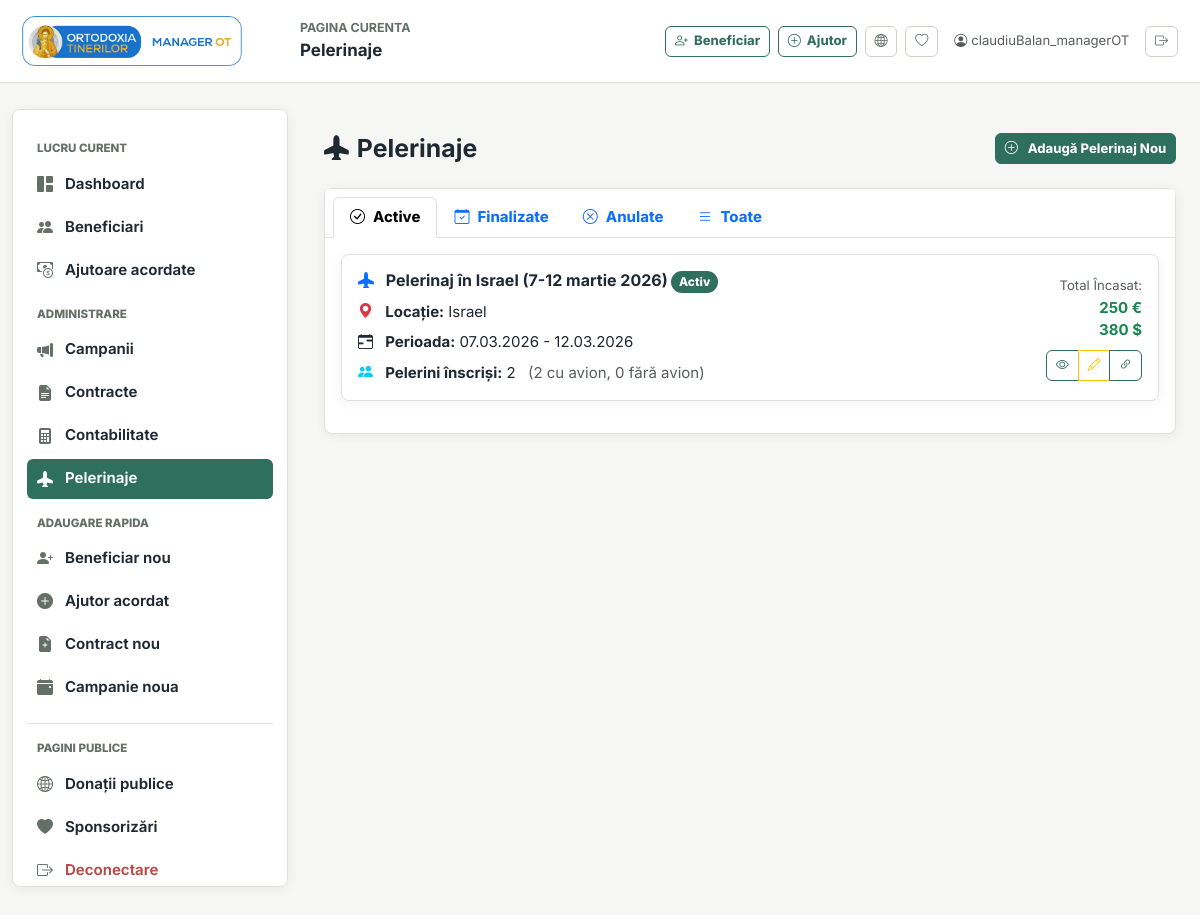
The page /pelerinaje/pelerinaje.php (signed in) on the database its author committed.
### tables this page shows
CREATE TABLE `pelerinaje` (
  `id` int(11) NOT NULL AUTO_INCREMENT,
  `denumire` varchar(255) NOT NULL,
  `locatie` varchar(255) NOT NULL,
  `zi_start` date NOT NULL,
  `zi_sfarsit` date NOT NULL,
  `descriere` text DEFAULT NULL,
  `link_ot` varchar(500) DEFAULT NULL,
  `cost_euro` decimal(10,2) DEFAULT 0.00,
  `cost_dolari` decimal(10,2) DEFAULT 0.00,
  `status` enum('activ','finalizat','anulat') NOT NULL DEFAULT 'activ',
  `data_adaugare` timestamp NOT NULL DEFAULT current_timestamp(),
  PRIMARY KEY (`id`)
);

### pelerinaje/pelerinaj_card.php (the view, shortened to what this page needs)
<?php
$status_badge = '';
switch($row['status']) {
    case 'activ':
        $status_badge = '<span class="badge bg-success">Activ</span>';
        break;
}
$zi_start_formatted = date('d.m.Y', strtotime($row['zi_start']));
$zi_sfarsit_formatted = date('d.m.Y', strtotime($row['zi_sfarsit']));
?>
<div class="card mb-3 shadow-sm">
    <div class="card-body">
        <div class="row align-items-center">
            <div class="col-md-8">
                <h5 class="card-title">
                    <i class="bi bi-airplane-fill text-primary me-2"></i>
                    <?php echo htmlspecialchars($row['denumire']); ?>
                    <?php echo $status_badge; ?>
                </h5>
                <p class="card-text mb-2">
                    <i class="bi bi-geo-alt-fill text-danger me-2"></i>
                    <strong>Locație:</strong> <?php echo htmlspecialchars($row['locatie']); ?>
                </p>
                <p class="card-text mb-2">
                    <i class="bi bi-calendar-range me-2"></i>
                    <strong>Perioada:</strong> <?php echo $zi_start_formatted; ?> - <?php echo $zi_sfarsit_formatted; ?>
                </p>
                <p class="card-text mb-0">
                    <i class="bi bi-people-fill text-info me-2"></i>
                    <strong>Pelerini înscriși:</strong> <?php echo $row['numar_pelerini']; ?>
                    <span class="text-muted ms-2">
                        (<?php echo $row['cu_avion']; ?> cu avion, <?php echo $row['fara_avion']; ?> fără avion)
                    </span>
                </p>
            </div>
            <div class="col-md-4 text-end">
                <div class="mb-2">
                    <small class="text-muted">Total Încasat:</small><br>
                    <strong class="text-success"><?php echo number_format($row['total_euro'], 0, ',', '.'); ?> €</strong><br>
                    <strong class="text-success"><?php echo number_format($row['total_dolari'], 0, ',', '.'); ?> $</strong>
                </div>
                <div class="btn-group" role="group">
                    <a href="pelerinaj.php?id=<?php echo $row['id']; ?>" class="btn btn-sm btn-outline-primary" title="Vizualizează">
                        <i class="bi bi-eye"></i>
                    </a>
                    <a href="edit_pelerinaj.php?id=<?php echo $row['id']; ?>" class="btn btn-sm btn-outline-warning" title="Editează">
                        <i class="bi bi-pencil"></i>
                    </a>
                    <?php if($row['status'] == 'activ'): ?>
                    <a href="../formular_pelerin.php?pelerinaj=<?php echo $row['id']; ?>" class="btn btn-sm btn-outline-success" title="Link Formular" target="_blank">
                        <i class="bi bi-link-45deg"></i>
                    </a>
                    <?php endif; ?>
                </div>
            </div>
        </div>
    </div>
</div>

### pelerinaje/pelerinaje.php (shortened to what this page needs)
<?php
include "../includes/header.php";
$query = "SELECT p.*,
          COUNT(pel.id) as numar_pelerini,
          SUM(CASE WHEN pel.cu_sau_fara_avion = 'cu avion' THEN 1 ELSE 0 END) as cu_avion,
          SUM(CASE WHEN pel.cu_sau_fara_avion = 'fara avion' THEN 1 ELSE 0 END) as fara_avion,
          SUM(pel.plata_euro) as total_euro,
          SUM(pel.plata_dolari) as total_dolari
          FROM pelerinaje p
          LEFT JOIN pelerini pel ON p.id = pel.pelerinaj_id
          GROUP BY p.id
          ORDER BY p.zi_start DESC";
$result = mysqli_query($conn, $query);
?>
<div class="container">
    <div class="row">
        <div class="col-md-3 d-none d-md-block">
            <?php include "../includes/sidebar.php";?>
        </div>
        <div class="col-12 col-md-9">
<div class="container mt-4 mb-5">
    <div class="d-flex justify-content-between align-items-center mb-4">
        <h2 class="mb-0">
            <i class="bi bi-airplane-fill me-2"></i>Pelerinaje
        </h2>
        <a href="add_pelerinaj.php" class="btn btn-primary btn-sm">
            <i class="bi bi-plus-circle me-1"></i>Adaugă Pelerinaj Nou
        </a>
    </div>
    <div class="row mb-4">
        <div class="col-12">
            <div class="card shadow-sm">
                <div class="card-header bg-white">
                    <ul class="nav nav-tabs card-header-tabs" id="pelerinajeTabs" role="tablist">
                        <li class="nav-item" role="presentation">
                            <button class="nav-link active" id="active-tab" data-bs-toggle="tab" data-bs-target="#active" type="button" role="tab">
                                <i class="bi bi-check-circle me-2"></i>Active
                            </button>
                        </li>
                        <li class="nav-item" role="presentation">
                            <button class="nav-link" id="finalizate-tab" data-bs-toggle="tab" data-bs-target="#finalizate" type="button" role="tab">
                                <i class="bi bi-calendar-check me-2"></i>Finalizate
                            </button>
                        </li>
                        <li class="nav-item" role="presentation">
                            <button class="nav-link" id="anulate-tab" data-bs-toggle="tab" data-bs-target="#anulate" type="button" role="tab">
                                <i class="bi bi-x-circle me-2"></i>Anulate
                            </button>
                        </li>
                        <li class="nav-item" role="presentation">
                            <button class="nav-link" id="toate-tab" data-bs-toggle="tab" data-bs-target="#toate" type="button" role="tab">
                                <i class="bi bi-list me-2"></i>Toate
                            </button>
                        </li>
                    </ul>
                </div>
                <div class="card-body">
                    <div class="tab-content" id="pelerinajTabsContent">
                        <div class="tab-pane fade show active" id="active" role="tabpanel">
                            <?php
                            mysqli_data_seek($result, 0);
                            while($row = mysqli_fetch_assoc($result)) {
                                if($row['status'] == 'activ') {
                                    include 'pelerinaj_card.php';
                                }
                            }
                            ?>
                        </div>
                            <?php
                            mysqli_data_seek($result, 0);
                            ?>
                            <?php
                            mysqli_data_seek($result, 0);
                            ?>
                            <?php
                            mysqli_data_seek($result, 0);
                            while($row = mysqli_fetch_assoc($result)) {
                                include 'pelerinaj_card.php';
                            }
                            ?>
                    </div>
                </div>
            </div>
        </div>
    </div>
</div>
        </div>
    </div>
</div>
<?php include "../includes/footer.php"; ?>

### includes/style.css (style rules this page uses)
:root { --ot-bg: #f6f7f4; --ot-surface: #ffffff; --ot-surface-muted: #eef3ef; --ot-border: #dde2da; --ot-border-strong: #c9d2c6; --ot-text: #1f2933; --ot-muted: #647067; --ot-primary: #2f6f5e; --ot-primary-dark: #245748; --ot-primary-soft: #e2eee9; --ot-copper: #a46a3f; --ot-blue: #315c8c; --ot-danger: #b94a48; --ot-warning: #b98223; --ot-shadow: 0 10px 30px rgba(31, 41, 51, 0.07); --ot-shadow-soft: 0 2px 12px rgba(31, 41, 51, 0.06); --ot-radius: 8px; --ot-radius-sm: 6px; }
* { letter-spacing: 0; }
html { min-height: 100%; }
body { min-height: 100vh; background: linear-gradient(180deg, rgba(246, 247, 244, 0.98), rgba(246, 247, 244, 1)), var(--ot-bg); color: var(--ot-text); font-family: Inter, "Source Sans 3", system-ui, -apple-system, BlinkMacSystemFont, "Segoe UI", sans-serif; font-size: 15px; }
a { color: var(--ot-primary); }
body > .container { max-width: 1440px; padding-top: 26px; padding-bottom: 36px; }
h1, h2, h3, h4, h5, h6 { color: var(--ot-text); font-weight: 700; }
h2 { font-size: 1.55rem; }
h4, h5 { font-size: 1rem; }
.card, .accordion-item, .list-group { border-color: var(--ot-border); border-radius: var(--ot-radius) !important; }
.card { background: var(--ot-surface); border: 1px solid var(--ot-border); box-shadow: var(--ot-shadow-soft) !important; }
.card-header { background: var(--ot-surface) !important; border-bottom: 1px solid var(--ot-border); color: var(--ot-text) !important; font-weight: 750; }
.card-body { color: var(--ot-text); }
.btn { display: inline-flex; align-items: center; justify-content: center; gap: 6px; min-height: 36px; padding: 0.42rem 0.82rem; border-radius: var(--ot-radius-sm); font-weight: 750; }
.btn-sm { min-height: 31px; padding: 0.25rem 0.55rem; font-size: 0.82rem; }
.btn-primary, .btn-success { background-color: var(--ot-primary); border-color: var(--ot-primary); color: #fff; }
.btn-outline-primary, .btn-outline-success { color: var(--ot-primary); border-color: var(--ot-primary); }
.badge { padding: 0.42em 0.62em; border-radius: 999px; font-weight: 800; }
.badge.bg-primary, .badge.bg-success { background-color: var(--ot-primary) !important; }

### rows shown on the page
pelerinaje: denumire "Pelerinaj în Israel (7-12 martie 2026)", status "Activ", locatie "Israel", zi_start "07.03.2026", zi_sfarsit "12.03.2026", numar_pelerini "2", cu_avion "2", fara_avion "0", total_euro "250", total_dolari "380"

### other values the page prints
$titlu_pg "Pelerinaje"
$current_user "claudiuBalan_managerOT"
